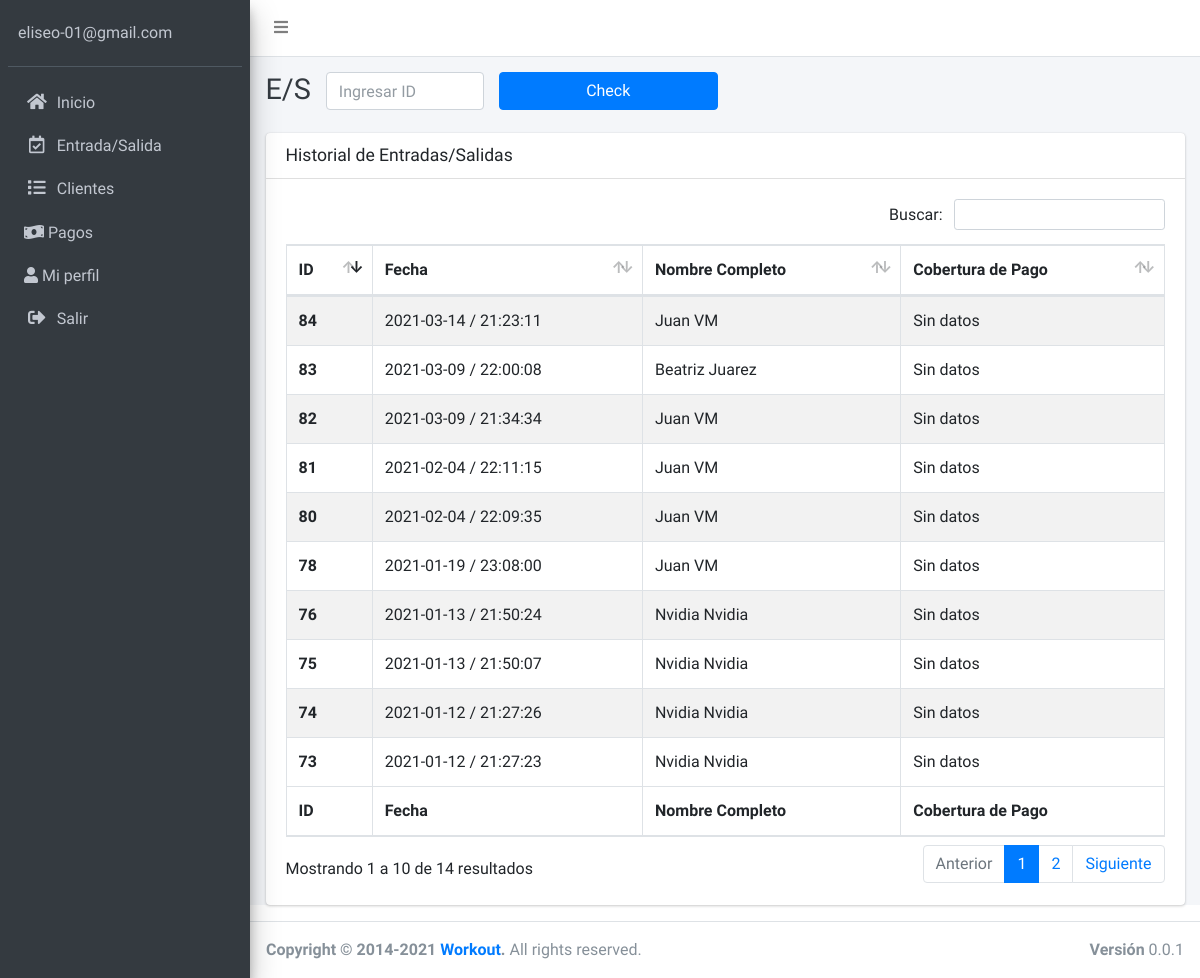
Page /admin/pages/entrada-salida.php (signed in) on the earlier database version.
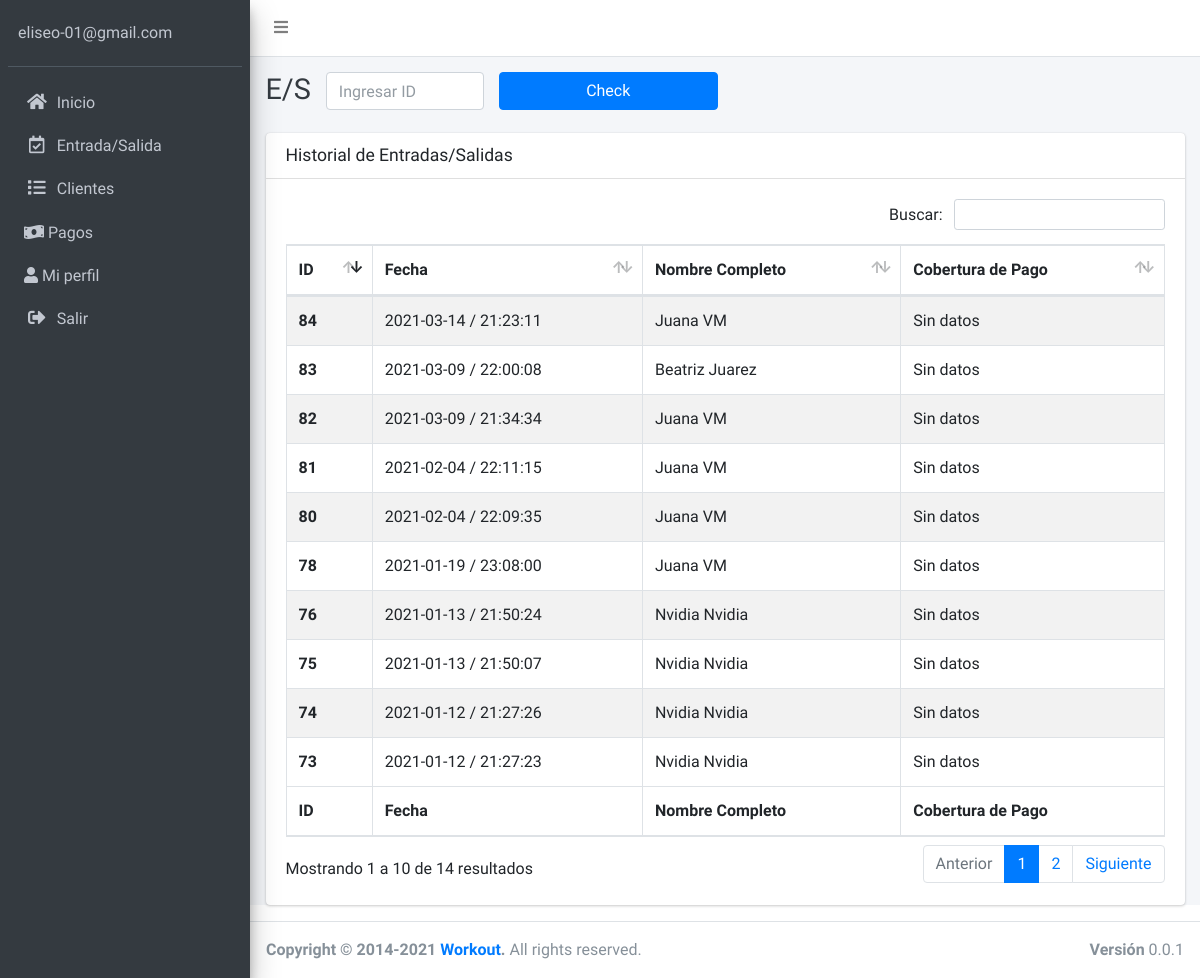
Same page on the later database version.
### tables this page shows
CREATE TABLE `entrada_salida` (
  `id_entrada_salida` int(11) NOT NULL,
  `cliente_entrada_salida` int(11) NOT NULL,
  `fecha_entrada_salida` date NOT NULL,
  `e_s` time NOT NULL
);

CREATE TABLE `cliente` (
  `id_cliente` int(11) NOT NULL,
  `nombre_cliente` varchar(60) NOT NULL,
  `apellido_cliente` varchar(60) NOT NULL,
  `email_cliente` varchar(60) NOT NULL,
  `fecha_nacimiento_cliente` date NOT NULL,
  `telefono_cliente` varchar(15) NOT NULL,
  `gimnasio_cliente` int(11) NOT NULL,
  `url_imagen_cliente` varchar(100) NOT NULL,
  `fecha_creacion_cliente` date DEFAULT NULL
);

### admin/pages/entrada-salida.php (the view, shortened to what this page needs)
<?php
include 'funciones/funciones.php';
include 'templates/header.php';
include 'templates/barra-superior.php';
include 'templates/barra-lateral.php';
$id = $_SESSION['id'];
?>
  <div class="content-wrapper">
    <div class="content-header">
      <div class="container-fluid">
        <div class="row mb-2">
          <div class="col-sm-12">
            <form name="guardar-registro-entrada-salida" id="guardar-registro-entrada-salida" method="POST" action="modelo-entrada-salida.php" data-aos="fade">
              <div class="row">
                <div class="col-3">
                  <div class="row">
                    <div class="col-md-auto">
                      <h1 class="m-0 text-dark">E/S</h1>
                    </div>
                    <div class="col">
                      <input type="text" class="form-control" name="id_entrada_salida" id="id_entrada_salida" placeholder="Ingresar ID">
                    </div>
                  </div>
                </div>
                <div class="col-3">
                  <input type="submit" class="btn btn-block btn-primary" id="" value="Check">
                </div>
                </div>
              </form>
          </div>
        </div>
      </div>
    </div>
    <section class="content">
      <div class="container-fluid">
        <div class="card">
          <div class="card-header">
            <h3 class="card-title">Historial de Entradas/Salidas</h3>
          </div>
          <div class="card-body">
            <table id="registros-entrada-salida" class="table table-bordered table-striped">
              <thead>
              <tr>
                <th>ID</th>
                <th>Fecha</th>
                <th>Nombre Completo</th>
                <th>Cobertura de Pago</th>
              </tr>
              </thead>
              <tbody>
                <?php
                try {
                  $sql = "SELECT ";
                  $sql .= " es.id_entrada_salida AS 'id_entrada_salida', ";
                  $sql .= " es.fecha_entrada_salida AS 'f_entrada_salida', ";
                  $sql .= " es.e_s AS 'h_entrada_salida', ";
                  $sql .= " c.id_cliente AS 'id_cliente', ";
                  $sql .= " c.nombre_cliente AS 'nombre_cliente', ";
                  $sql .= " c.apellido_cliente AS 'apellido_cliente', ";
                  $sql .= " c.gimnasio_cliente AS 'gimnasio_cliente', ";
                  $sql .= " IFNULL(p.id_pago, 'Sin datos') AS 'id_pago', ";
                  $sql .= " IFNULL(p.nombre_cliente_pago, 'Sin datos') AS 'id_cliente_en_el_pago', ";
                  $sql .= " IFNULL(p.cobertura_pago, 'Sin datos') AS 'cobertura_pago', ";
                  $sql .= " IFNULL(p.pago, 'Sin datos') AS 'pago', ";
                  $sql .= " IFNULL(p.fecha_creacion_pago, 'Sin datos') AS 'fecha_pago' ";
                  $sql .= " FROM entrada_salida es ";
                  $sql .= " LEFT JOIN cliente c ";
                  $sql .= " ON es.cliente_entrada_salida = c.id_cliente ";
                  $sql .= " LEFT JOIN pago p ";
                  $sql .= " ON c.id_cliente = p.nombre_cliente_pago ";
                  $sql .= " WHERE c.gimnasio_cliente = $id ";
                  $sql .= " ORDER BY es.id_entrada_salida DESC ";
                  $resultado = $conn->query($sql);
                } catch (Exception $e) {
                  $error = $e->getMessage();
                  echo $error;
                }
                while($entrada_salida = $resultado->fetch_assoc()) { ?>
                  <tr>
                    <th><?php echo $entrada_salida['id_entrada_salida']; ?></th>
                    <td><?php echo $entrada_salida['f_entrada_salida'] . ' / ' . $entrada_salida['h_entrada_salida']; ?></td>
                    <td><?php echo $entrada_salida['nombre_cliente'] . ' ' . $entrada_salida['apellido_cliente']; ?></td>
                    <td><?php echo $entrada_salida['cobertura_pago']; ?></td>
                  </tr>
                <?php } ?>
              </tbody>
              <tfoot>
              <tr>
                <th>ID</th>
                <th>Fecha</th>
                <th>Nombre Completo</th>
                <th>Cobertura de Pago</th>
              </tr>
              </tfoot>
            </table>
          </div>
        </div>
      </div>
    </section>
  </div>
<?php
include 'templates/footer.php';
?>

Differences in the rows shown:
changed through a linked row, entrada_salida id 84: cliente_entrada_salida.nombre_cliente "Juan" → "Juana"
changed through a linked row, entrada_salida id 82: cliente_entrada_salida.nombre_cliente "Juan" → "Juana"
changed through a linked row, entrada_salida id 81: cliente_entrada_salida.nombre_cliente "Juan" → "Juana"
changed through a linked row, entrada_salida id 80: cliente_entrada_salida.nombre_cliente "Juan" → "Juana"
changed through a linked row, entrada_salida id 78: cliente_entrada_salida.nombre_cliente "Juan" → "Juana"
